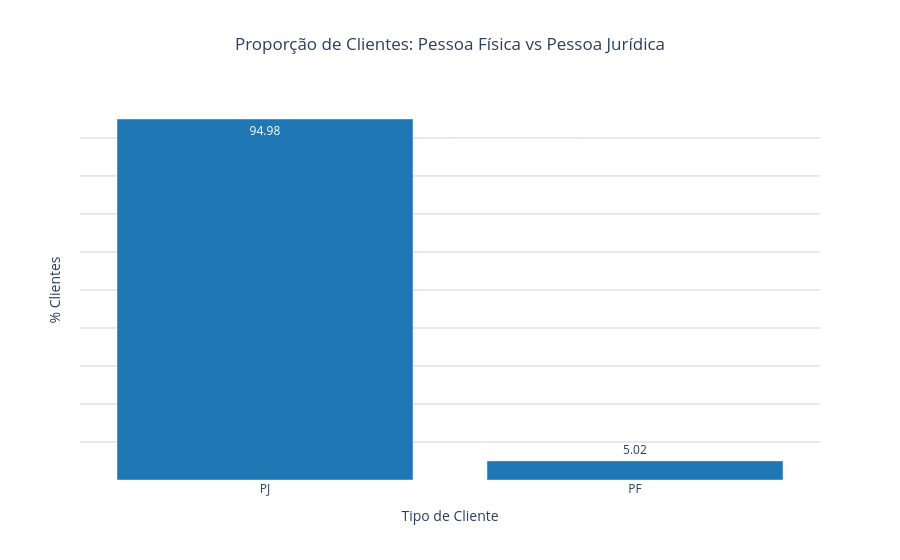

The code cell stored with this chart in its notebook:
### Code cell
flag_pf_0 = df_base_cadast[df_base_cadast['flag_pf'] == 0].shape[0]
flag_pf_1 = df_base_cadast[df_base_cadast['flag_pf'] == 1].shape[0]

total_clientes = df_base_cadast.shape[0]

pct_pf_0 = np.round((flag_pf_0 / total_clientes) * 100, 2)
pct_pf_1 = np.round((flag_pf_1 / total_clientes) * 100, 2)

# Criando um DataFrame auxiliar para o gráfico de proporção
df_pf_counts = pd.DataFrame({
    'tipo_cliente': ['PJ', 'PF'],
    'quantidade': [pct_pf_0, pct_pf_1]
})

fig = px.bar(
    df_pf_counts,
    x='tipo_cliente',
    y='quantidade',
    title='Proporção de Clientes: Pessoa Física vs Pessoa Jurídica',
    labels={
        'tipo_cliente': 'Tipo de Cliente',
        'quantidade': 'Qt. Clientes'
    },
    text_auto=True,
    color_discrete_sequence=['#1f77b4']
)

fig.update_layout(
    title_x=0.5,
    plot_bgcolor='white',
    xaxis=dict(showgrid=False),
    yaxis=dict(
        showgrid=True,
        showticklabels=False,
        gridcolor='lightgray',
        title='% Clientes'
    ),
    showlegend=False
)

fig.show()

### Figure 1 — Plotly figure (JSON) as saved in the notebook; plotly's stock layout.template omitted (floating-point values rounded to 4 significant figures)
{"data": [{"hovertemplate": "Tipo de Cliente=%{x}<br>Qt. Clientes=%{y}<extra></extra>", "legendgroup": "", "marker": {"color": "#1f77b4", "pattern": {"shape": ""}}, "name": "", "orientation": "v", "showlegend": false, "textposition": "auto", "texttemplate": "%{y}", "type": "bar", "x": ["PJ", "PF"], "xaxis": "x", "y": [94.98, 5.02], "yaxis": "y"}], "layout": {"barmode": "relative", "legend": {"tracegroupgap": 0}, "plot_bgcolor": "white", "showlegend": false, "title": {"text": "Proporção de Clientes: Pessoa Física vs Pessoa Jurídica", "x": 0.5}, "xaxis": {"anchor": "y", "domain": [0, 1], "showgrid": false, "title": {"text": "Tipo de Cliente"}}, "yaxis": {"anchor": "x", "domain": [0, 1], "gridcolor": "lightgray", "showgrid": true, "showticklabels": false, "title": {"text": "% Clientes"}}}}
